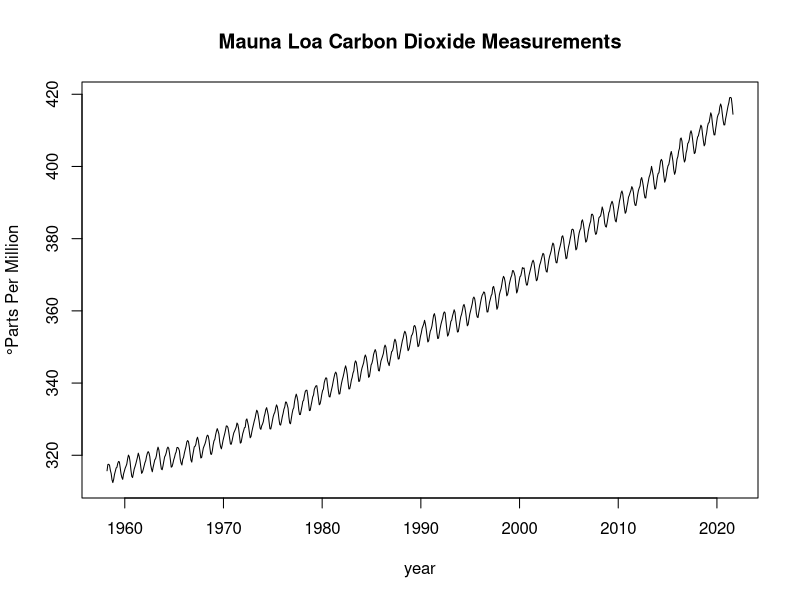
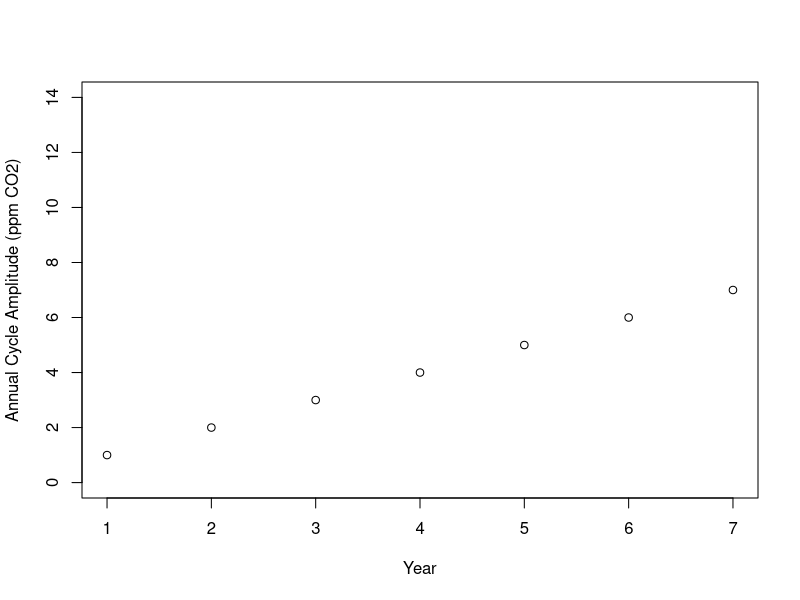
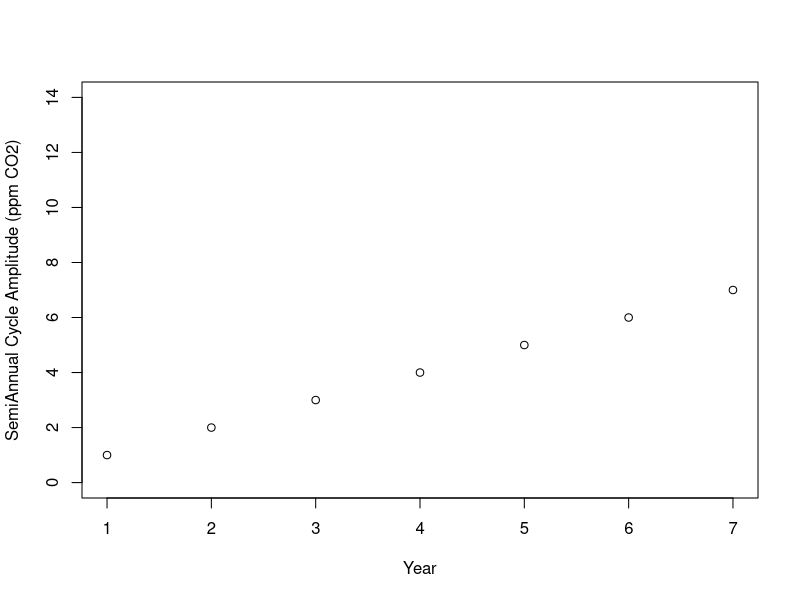
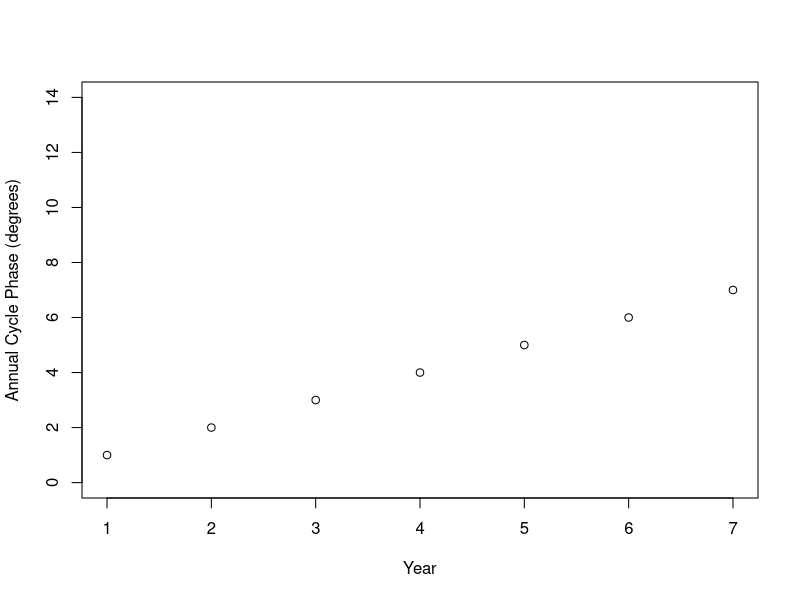
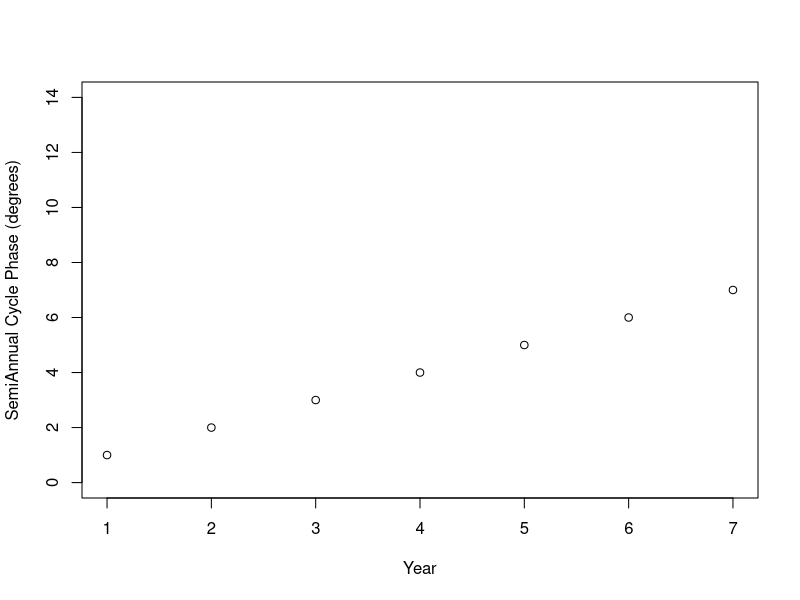
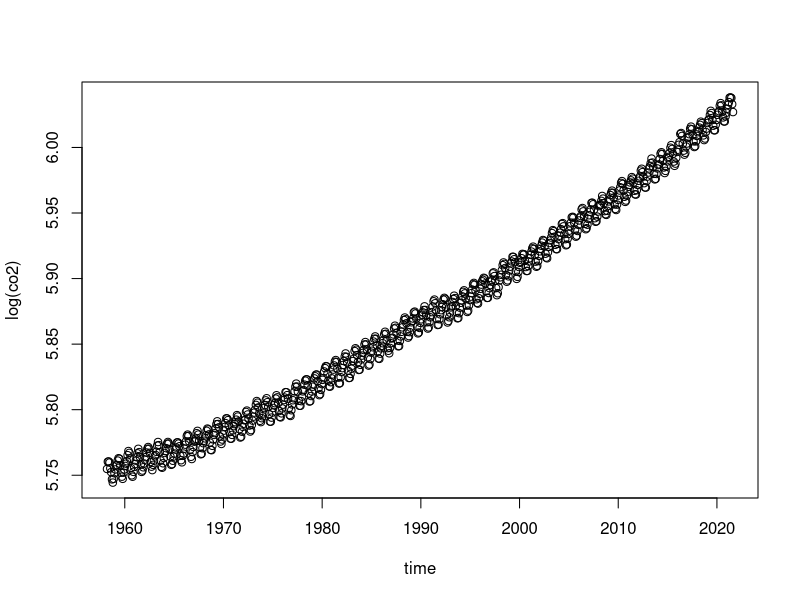

Write the R code that produced these figures, in order. (Note: this script raises an error after producing the figures.)
## ---- chunk 1

mlo_co2 <- read.csv("co2_maunaloa.csv")
names(mlo_co2)
temps <- mlo_co2$DTEMPC
length(temps)
years <- mlo_co2$YEAR
months <- mlo_co2$MONTH
time <- mlo_co2$TIME
co2 <- mlo_co2$CO2


plot(time,co2,col='black',type="l",xlab="",ylab="")
title("Mauna Loa Carbon Dioxide Measurements",xlab="year",ylab="°Parts Per Million")

## ---- chunk 2
# pre-define arrays for regression parameters of seven data segments \nuline
ann1 <- 1:7
ann1_err <- 1:7
ann2 <- 1:7
ann2_err <- 1:7
yr <- 1:7


plot(yr,ann1,col='black',xlab="Year",ylab="Annual Cycle Amplitude (ppm CO2)",ylim=range(ann1+ann1_err,ann1-ann1_err))

plot(yr,ann2,col='black',xlab="Year",ylab="SemiAnnual Cycle Amplitude (ppm CO2)",ylim=range(ann2+ann2_err,ann2-ann2_err))



## ---- chunk 3
# pre-define arrays for regression parameters of seven data segments \nuline
ann1_phase <- 1:7
ann1_pherr <- 1:7
ann2_phase <- 1:7
ann2_pherr <- 1:7
yr <- 1:7
pi2 <- 2.0*pi
pi4 <- 4.0*pi

plot(yr,ann1_phase,col='black',xlab="Year",ylab="Annual Cycle Phase (degrees)",ylim=range(ann1_phase+ann1_pherr,ann1_phase-ann1_pherr))

plot(yr,ann2_phase,col='black',xlab="Year",ylab="SemiAnnual Cycle Phase (degrees)",ylim=range(ann2_phase+ann2_pherr,ann2_phase-ann2_pherr))

## ---- chunk 4

## ---- chunk 5

plot(time,log(co2))

## ---- chunk 6

exp_pred <- exp(pred_logco2)

print(paste("Predictions for March 1958: ",exp_pred[1],"ppm and August 2021: ",exp_pred[npts]))
print(paste("Actual Values for March 1958: ",co2[1],"ppm and August 2021: ",co2[npts]))
## ---- chunk 7
# nonlinear fit of log(co2) \nuline
# the nls function in R asks for initial values for the regression parameters \nuline
# which are identified by the start parameter \nuline
names(lm_logco2)

astart <- 
bstart <- 
cstart <- 

time0 <- time-1788

## ---- chunk 8

print(paste(astart,bstart,cstart))

summary(nlm_co2)

## ---- chunk 9

gsvd <- svd(gmatrix,7,7)
plot(ksing,singval)

print(paste("The condition number is ",condno))

## ---- chunk 10

print("v-matrix singular vector with largest singular value")

print("v-matrix singular vector with smallest singular value")


## ---- chunk 11

ksing <- 1:7
data_rep <- time/2000.0
data_rep2 <-  data_rep^2

print(paste("The condition number is ",condno))


## ---- chunk 12

library(boot)
# define a function to obtain R-Squared from the data
model <- function(formula,data,indices){
  d <- data[indices,]
  fit <- lm(formula,data=d)
  return(coef(fit))
}

co2matrix <- data.frame(data=co2,g1=constant,g2=data_representer,g3=data_representer2,g4=ann_c,g5=ann_s,g6=ann2_c,g7=ann2_s)

# bootstrapping with 1000 replications 
results <- boot(data=co2matrix, statistic=model, 
   R=1000, formula=data~g2+g3+g4+g5+g6+g7)

results
plot(results)

results$t0

